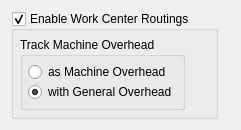
<?xml version="1.0" encoding="UTF-8"?>
<ui version="4.0">
 <comment>This file is part of the xtmfg Package for xTuple ERP,
and is Copyright (c) 1999-2014 by OpenMFG LLC, d/b/a xTuple.  It
is licensed to you under the xTuple End-User License Agreement (&quot;the
EULA&quot;), the full text of which is available at www.xtuple.com/EULA.
While the EULA gives you access to source code and encourages your
involvement in the development process, this Package is not free
software.  By using this software, you agree to be bound by the
terms of the EULA.</comment>
 <class>configurePDAddend</class>
 <widget class="QWidget" name="configurePDAddend">
  <property name="geometry">
   <rect>
    <x>0</x>
    <y>0</y>
    <width>241</width>
    <height>124</height>
   </rect>
  </property>
  <property name="windowTitle">
   <string>Form</string>
  </property>
  <layout class="QHBoxLayout" name="horizontalLayout">
   <item>
    <widget class="QGroupBox" name="_routings">
     <property name="title">
      <string>Enable Work Center Routings</string>
     </property>
     <property name="checkable">
      <bool>true</bool>
     </property>
     <layout class="QHBoxLayout">
      <property name="spacing">
       <number>0</number>
      </property>
      <property name="margin">
       <number>6</number>
      </property>
      <item>
       <widget class="QGroupBox" name="QButtonGroup_1">
        <property name="title">
         <string>Track Machine Overhead</string>
        </property>
        <layout class="QVBoxLayout" name="_2">
         <property name="spacing">
          <number>0</number>
         </property>
         <property name="margin">
          <number>5</number>
         </property>
         <item>
          <widget class="QRadioButton" name="_machineOverhead">
           <property name="text">
            <string>as Machine Overhead</string>
           </property>
          </widget>
         </item>
         <item>
          <widget class="QRadioButton" name="_generalOverhead">
           <property name="text">
            <string>with General Overhead</string>
           </property>
           <property name="checked">
            <bool>true</bool>
           </property>
          </widget>
         </item>
        </layout>
       </widget>
      </item>
      <item>
       <spacer name="innerSpacer">
        <property name="orientation">
         <enum>Qt::Horizontal</enum>
        </property>
        <property name="sizeHint" stdset="0">
         <size>
          <width>16</width>
          <height>20</height>
         </size>
        </property>
       </spacer>
      </item>
     </layout>
    </widget>
   </item>
   <item>
    <spacer name="horizontalSpacer">
     <property name="orientation">
      <enum>Qt::Horizontal</enum>
     </property>
     <property name="sizeHint" stdset="0">
      <size>
       <width>30</width>
       <height>20</height>
      </size>
     </property>
    </spacer>
   </item>
  </layout>
 </widget>
 <resources/>
 <connections/>
</ui>
